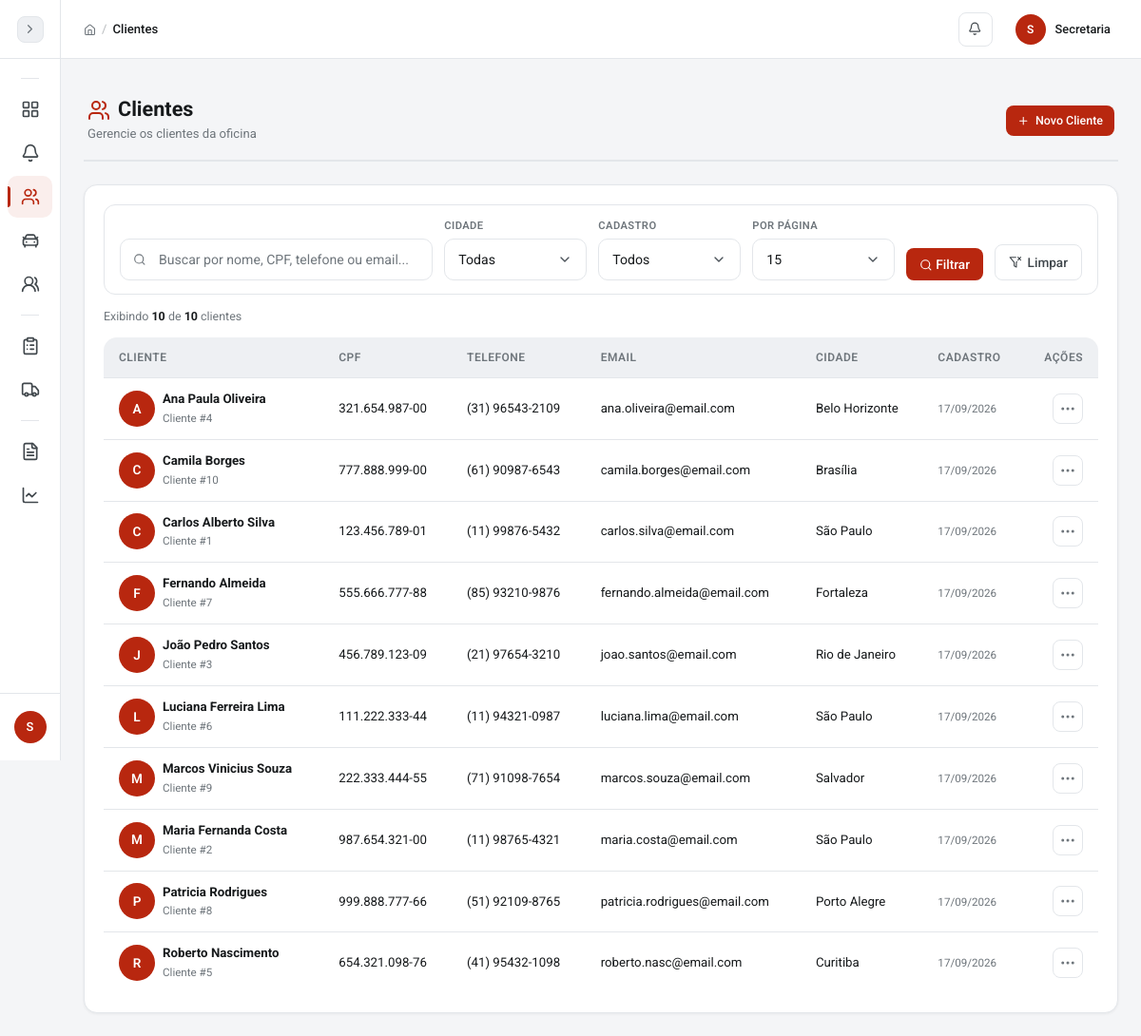
The page /pages/clientes/listar.php (signed in) on the database its author committed.
### tables this page shows
CREATE TABLE clientes (
  id INT AUTO_INCREMENT PRIMARY KEY,
  nome VARCHAR(120) NOT NULL,
  cpf VARCHAR(14) UNIQUE,
  telefone VARCHAR(20),
  email VARCHAR(120),
  endereco VARCHAR(255),
  cidade VARCHAR(80),
  observacoes TEXT,
  data_cadastro TIMESTAMP DEFAULT CURRENT_TIMESTAMP,
  data_atualizacao TIMESTAMP DEFAULT CURRENT_TIMESTAMP ON UPDATE CURRENT_TIMESTAMP
);

### includes/sessao.php (called while the page is built, shortened)
<?php
function tem_papel($papeis) {
    return isset($_SESSION['usuario_tipo']) && in_array($_SESSION['usuario_tipo'], (array) $papeis, true);
}
?>

### config/conexao.php (called while the page is built, shortened)
<?php
function limpar($dado) {
    return trim((string) $dado);
}
function esc($dado) {
    return htmlspecialchars((string) $dado, ENT_QUOTES, 'UTF-8');
}
?>

### pages/clientes/listar.php (the view, shortened to what this page needs)
<?php
require_once __DIR__ . '/../../includes/sessao.php';
require_once __DIR__ . '/../../config/conexao.php';
require_once __DIR__ . '/../../includes/paginacao.php';
$busca = limpar($_GET['busca'] ?? '');
$cidade = limpar($_GET['cidade'] ?? '');
$periodo = $_GET['periodo'] ?? '';
$condicoes = [];
$params = [];
$where = $condicoes ? 'WHERE ' . implode(' AND ', $condicoes) : '';
$por_pagina = por_pagina_atual();
$pagina = pagina_atual();
$st = $conn->prepare("SELECT COUNT(*) FROM clientes $where");
$st->execute($params);
$total = (int) $st->fetchColumn();
[$pagina, $offset, $total_paginas] = paginacao_calcular($total, $por_pagina, $pagina);
$st = $conn->prepare("SELECT * FROM clientes $where ORDER BY nome LIMIT :limite OFFSET :offset");
$st->bindValue(':limite', $por_pagina, PDO::PARAM_INT);
$st->bindValue(':offset', $offset, PDO::PARAM_INT);
$st->execute();
$clientes = $st->fetchAll();
$tem_filtro = $busca !== '' || $cidade !== '' || $periodo !== '';
$titulo_pagina = "Clientes";
require_once __DIR__ . '/../../includes/header.php';
?>
<div class="page-header">
    <div>
        <h1><i data-lucide="users" class="text-primary me-2"></i>Clientes</h1>
        <span class="page-subtitle">Gerencie os clientes da oficina</span>
    </div>
    <a href="cadastrar.php" class="btn btn-primary btn-icon">
        <i data-lucide="plus"></i> Novo Cliente
    </a>
</div>
<div class="card">
    <div class="card-body">
        <form class="filter-bar" method="get" action="listar.php">
            <div class="filter-search">
                <i data-lucide="search" class="search-icon"></i>
                <input type="text" class="form-control" name="busca" value="<?php echo esc($busca); ?>" placeholder="Buscar por nome, CPF, telefone ou email...">
            </div>
            <div class="filter-group">
                <label for="filtroCidade">Cidade</label>
                <select class="form-select" id="filtroCidade" name="cidade" onchange="this.form.submit()">
                    <option value="">Todas</option>
                </select>
            </div>
            <div class="filter-group">
                <label for="filtroPeriodo">Cadastro</label>
                <select class="form-select" id="filtroPeriodo" name="periodo" onchange="this.form.submit()">
                    <option value="">Todos</option>
                </select>
            </div>
            <div class="filter-group">
                <label for="filtroPorPagina">Por página</label>
                <select class="form-select" id="filtroPorPagina" name="por_pagina" onchange="this.form.submit()">
                    <?php echo opcoes_por_pagina($por_pagina); ?>
                </select>
            </div>
            <button class="btn btn-primary" type="submit"><i data-lucide="search"></i> Filtrar</button>
            <a class="btn btn-outline-secondary btn-reset-filters" href="listar.php"><i data-lucide="filter-x"></i> Limpar</a>
        </form>
        <div class="filter-results-info">
            <span>Exibindo <strong><?php echo count($clientes); ?></strong> de <strong><?php echo $total; ?></strong> clientes<?php echo $tem_filtro ? ' (filtrados)' : ''; ?></span>
        </div>
        <div class="table-responsive">
            <table class="table table-hover align-middle responsive-card">
                <thead>
                    <tr>
                        <th>Cliente</th>
                        <th>CPF</th>
                        <th>Telefone</th>
                        <th>Email</th>
                        <th>Cidade</th>
                        <th>Cadastro</th>
                        <th class="actions-cell">Ações</th>
                    </tr>
                </thead>
                <tbody>
                    <?php if (count($clientes) > 0): foreach ($clientes as $cliente): ?>
                    <tr>
                        <td data-label="Cliente">
                            <div class="d-flex align-items-center">
                                <div class="avatar-circle me-2">
                                    <?php echo esc(strtoupper(substr($cliente['nome'], 0, 1))); ?>
                                </div>
                                <div>
                                    <strong><?php echo esc($cliente['nome']); ?></strong>
                                    <br>
                                    <small class="text-muted">Cliente #<?php echo (int) $cliente['id']; ?></small>
                                </div>
                            </div>
                        </td>
                        <td data-label="CPF"><?php echo esc($cliente['cpf']); ?></td>
                        <td data-label="Telefone"><?php echo esc($cliente['telefone']); ?></td>
                        <td data-label="Email"><?php echo esc($cliente['email']); ?></td>
                        <td data-label="Cidade"><?php echo esc($cliente['cidade'] ?: '-'); ?></td>
                        <td data-label="Cadastro">
                            <small class="text-muted"><?php echo date('d/m/Y', strtotime($cliente['data_cadastro'])); ?></small>
                        </td>
                        <td data-label="Ações" class="actions-cell">
                            <div class="dropdown table-dropdown">
                                <button class="table-dropdown-btn" type="button" data-bs-toggle="dropdown" aria-expanded="false" aria-label="Ações do cliente">
                                    <i data-lucide="more-horizontal"></i>
                                </button>
                            </div>
                        </td>
                    </tr>
                    <?php endforeach; endif; ?>
                </tbody>
            </table>
        </div>
    </div>
</div>
<?php require_once __DIR__ . '/../../includes/footer.php'; ?>

### includes/header.php (shortened to what this page needs)
<?php
$url_css = $caminho_base . '/css/style.css';
$url_index = $caminho_base . '/index.php';
?>
<!DOCTYPE html>
<html lang="pt-BR">
<head>
    <link href="https://cdn.jsdelivr.net/npm/bootstrap@5.3.0/dist/css/bootstrap.min.css" rel="stylesheet">
    <link href="<?php echo $url_css; ?>" rel="stylesheet">
</head>
<body>
    <?php require_once __DIR__ . '/sidebar.php'; ?>
    <div class="main-wrapper" id="conteudo" tabindex="-1">
        <header class="topbar">
            <div class="topbar-breadcrumb">
                <a href="<?php echo $url_index; ?>"><i data-lucide="home"></i></a>
                <span class="separator">/</span>
                <span class="current"><?php echo $titulo_pagina ?? 'Dashboard'; ?></span>
            </div>
            <div class="topbar-notifications">
                <button class="topbar-btn" id="notifBell" aria-label="Notificações" aria-expanded="false">
                    <i data-lucide="bell"></i>
                </button>
            </div>
            <div class="topbar-user">
                <div class="topbar-user-avatar">
                    <?php echo esc(strtoupper(substr($_SESSION['usuario_nome'] ?? 'U', 0, 1))); ?>
                </div>
                <span class="topbar-user-name"><?php echo esc($_SESSION['usuario_nome'] ?? 'Usuário'); ?></span>
            </div>
        </header>

### includes/sidebar.php (shortened to what this page needs)
<?php
$uri_atual = $_SERVER['REQUEST_URI'] ?? '';
$arquivo_atual = basename($_SERVER['PHP_SELF'] ?? '');
if (!function_exists('sidebarAtiva')) {
    function sidebarAtiva($modulo)
    {
        global $uri_atual, $arquivo_atual;
        if ($modulo === 'dashboard') {
            return $arquivo_atual === 'index.php' || $arquivo_atual === '';
        }
        if ($modulo === 'relatorios') {
            return strpos($uri_atual, 'relatorio') !== false;
        }
        return strpos($uri_atual, $modulo) !== false;
    }
}
$navegacao = [
    [
        'secao' => 'Principal',
        'itens' => [
            ['modulo' => 'dashboard', 'url' => $caminho_base . '/index.php', 'icone' => 'layout-grid', 'texto' => 'Dashboard', 'papeis' => null],
            ['modulo' => 'notificacoes', 'url' => $caminho_base . '/pages/notificacoes/listar.php', 'icone' => 'bell', 'texto' => 'Notificações', 'papeis' => null],
            ['modulo' => 'clientes', 'url' => $caminho_base . '/pages/clientes/listar.php', 'icone' => 'users', 'texto' => 'Clientes', 'papeis' => ['admin', 'secretaria', 'mecanico_chefe']],
            ['modulo' => 'veiculos', 'url' => $caminho_base . '/pages/veiculos/listar.php', 'icone' => 'car-front', 'texto' => 'Veículos', 'papeis' => ['admin', 'secretaria', 'mecanico_chefe']],
            ['modulo' => 'funcionarios', 'url' => $caminho_base . '/pages/funcionarios/listar.php', 'icone' => 'users-round', 'texto' => 'Funcionários', 'papeis' => ['admin', 'secretaria', 'mecanico_chefe']],
        ],
    ],
    [
        'secao' => 'Operações',
        'itens' => [
            ['modulo' => 'ordens_servico', 'url' => $caminho_base . '/pages/ordens_servico/listar.php', 'icone' => 'clipboard-list', 'texto' => 'Ordens de serviço', 'papeis' => null],
            ['modulo' => 'pedidos_pecas', 'url' => $caminho_base . '/pages/pedidos_pecas/listar.php', 'icone' => 'truck', 'texto' => 'Pedidos de peças', 'papeis' => null],
        ],
    ],
    [
        'secao' => 'Documentos',
        'itens' => [
            ['modulo' => 'orcamentos', 'url' => $caminho_base . '/pages/orcamentos/listar.php', 'icone' => 'file-text', 'texto' => 'Orçamentos', 'papeis' => ['admin', 'secretaria', 'mecanico_chefe']],
            ['modulo' => 'relatorios', 'url' => $caminho_base . '/pages/orcamentos/relatorio.php', 'icone' => 'chart-line', 'texto' => 'Relatórios', 'papeis' => ['admin', 'secretaria', 'mecanico_chefe']],
        ],
    ],
    [
        'secao' => 'Sistema',
        'itens' => [
            ['modulo' => 'auditoria', 'url' => $caminho_base . '/pages/auditoria/listar.php', 'icone' => 'history', 'texto' => 'Auditoria', 'papeis' => ['admin']],
        ],
    ],
];
$nome_usuario = $_SESSION['usuario_nome'] ?? 'Usuário';
?>
<aside class="sidebar" id="sidebar" aria-label="Navegação principal">
    <div class="sidebar-top">
        <button class="sidebar-collapse-btn" id="sidebarCollapseBtn" type="button"
                aria-controls="sidebar" aria-expanded="true" title="Minimizar menu">
            <i data-lucide="chevron-left" aria-hidden="true"></i>
        </button>
    </div>
    <nav class="sidebar-nav">
        <?php foreach ($navegacao as $grupo): ?>
            <?php
            $visiveis = array_filter($grupo['itens'], function ($item) {
                return $item['papeis'] === null || tem_papel($item['papeis']);
            });
            if (!$visiveis) {
                continue;
            }
            ?>
            <div class="sidebar-section">
                <p class="sidebar-section-title"><?php echo esc($grupo['secao']); ?></p>
                <ul class="sidebar-list" role="list">
                    <?php foreach ($visiveis as $item): ?>
                        <?php $ativo = sidebarAtiva($item['modulo']); ?>
                        <li>
                            <a href="<?php echo $item['url']; ?>"
                               class="sidebar-nav-item<?php echo $ativo ? ' active' : ''; ?>"
                               <?php echo $ativo ? 'aria-current="page"' : ''; ?>
                               data-tooltip="<?php echo esc($item['texto']); ?>">
                                <i data-lucide="<?php echo esc($item['icone']); ?>" aria-hidden="true"></i>
                            </a>
                        </li>
                    <?php endforeach; ?>
                </ul>
            </div>
        <?php endforeach; ?>
    </nav>
    <div class="sidebar-footer">
        <button type="button" class="sidebar-user" id="sidebarUser"
                aria-expanded="false" aria-controls="sidebarUserMenu" data-tooltip="<?php echo esc($nome_usuario); ?>">
            <span class="sidebar-user-avatar" aria-hidden="true"><?php echo esc(strtoupper(substr($nome_usuario, 0, 1))); ?></span>
        </button>
    </div>
</aside>

### includes/paginacao.php (shortened to what this page needs)
<?php
if (!function_exists('opcoes_por_pagina')) {
    function opcoes_por_pagina(int $atual, array $opcoes = [10, 15, 25, 50]): string
    {
        $html = '';
        foreach ($opcoes as $op) {
            $sel = $op === $atual ? ' selected' : '';
            $html .= '<option value="' . $op . '"' . $sel . '>' . $op . '</option>';
        }
        return $html;
    }
}

### includes/footer.php (shortened to what this page needs)
    </div>
</body>
</html>

### includes/header.php (style rules this page uses)
html.js body { opacity:0;transition:opacity .25s ease }

### rows shown on the page
clientes: nome "A", nome "Ana Paula Oliveira", id "4", cpf "321.654.987-00", telefone "(31) 96543-2109", email "ana.oliveira@email.com", cidade "Belo Horizonte", data_cadastro "17/09/2026"
clientes: nome "C", nome "Camila Borges", id "10", cpf "777.888.999-00", telefone "(61) 90987-6543", email "camila.borges@email.com", cidade "Brasília", data_cadastro "17/09/2026"
clientes: nome "C", nome "Carlos Alberto Silva", id "1", cpf "123.456.789-01", telefone "(11) 99876-5432", email "carlos.silva@email.com", cidade "São Paulo", data_cadastro "17/09/2026"
clientes: nome "F", nome "Fernando Almeida", id "7", cpf "555.666.777-88", telefone "(85) 93210-9876", email "fernando.almeida@email.com", cidade "Fortaleza", data_cadastro "17/09/2026"
clientes: nome "J", nome "João Pedro Santos", id "3", cpf "456.789.123-09", telefone "(21) 97654-3210", email "joao.santos@email.com", cidade "Rio de Janeiro", data_cadastro "17/09/2026"
clientes: nome "L", nome "Luciana Ferreira Lima", id "6", cpf "111.222.333-44", telefone "(11) 94321-0987", email "luciana.lima@email.com", cidade "São Paulo", data_cadastro "17/09/2026"
clientes: nome "M", nome "Marcos Vinicius Souza", id "9", cpf "222.333.444-55", telefone "(71) 91098-7654", email "marcos.souza@email.com", cidade "Salvador", data_cadastro "17/09/2026"
clientes: nome "M", nome "Maria Fernanda Costa", id "2", cpf "987.654.321-00", telefone "(11) 98765-4321", email "maria.costa@email.com", cidade "São Paulo", data_cadastro "17/09/2026"
clientes: nome "P", nome "Patricia Rodrigues", id "8", cpf "999.888.777-66", telefone "(51) 92109-8765", email "patricia.rodrigues@email.com", cidade "Porto Alegre", data_cadastro "17/09/2026"
clientes: nome "R", nome "Roberto Nascimento", id "5", cpf "654.321.098-76", telefone "(41) 95432-1098", email "roberto.nasc@email.com", cidade "Curitiba", data_cadastro "17/09/2026"

### other values the page prints
substr($nome_usuario, 0, 1) "S"
$titulo_pagina "Clientes"
substr($_SESSION['usuario_nome'] ?? 'U', 0, 1) "S"
$_SESSION['usuario_nome'] "Secretaria"
count($clientes) "10"
$total "10"
form field por_pagina "15"
